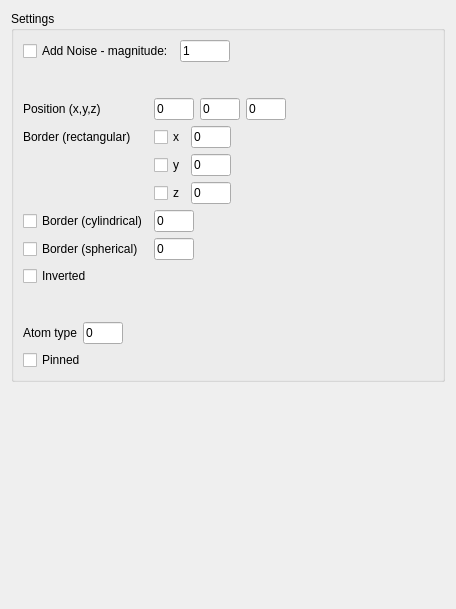
         <widget class="QWidget" name="page_6">
          <property name="geometry">
           <rect>
            <x>0</x>
            <y>0</y>
            <width>456</width>
            <height>609</height>
           </rect>
          </property>
          <property name="minimumSize">
           <size>
            <width>0</width>
            <height>480</height>
           </size>
          </property>
          <attribute name="label">
           <string>Settings</string>
          </attribute>
          <layout class="QGridLayout" name="gridLayout_15">
           <item row="0" column="0">
            <widget class="QGroupBox" name="groupBox_3">
             <property name="title">
              <string>Settings</string>
             </property>
             <layout class="QGridLayout" name="gridLayout_80">
              <item row="1" column="1">
               <spacer name="verticalSpacer_19">
                <property name="orientation">
                 <enum>Qt::Vertical</enum>
                </property>
                <property name="sizeType">
                 <enum>QSizePolicy::Maximum</enum>
                </property>
                <property name="sizeHint" stdset="0">
                 <size>
                  <width>20</width>
                  <height>30</height>
                 </size>
                </property>
               </spacer>
              </item>
              <item row="0" column="1">
               <layout class="QGridLayout" name="gridLayout_41">
                <item row="0" column="0">
                 <widget class="QCheckBox" name="checkBox_Configuration_Noise">
                  <property name="maximumSize">
                   <size>
                    <width>180</width>
                    <height>16777215</height>
                   </size>
                  </property>
                  <property name="text">
                   <string>Add Noise - magnitude:</string>
                  </property>
                 </widget>
                </item>
                <item row="0" column="1">
                 <widget class="QLineEdit" name="lineEdit_Configuration_Noise">
                  <property name="maximumSize">
                   <size>
                    <width>50</width>
                    <height>16777215</height>
                   </size>
                  </property>
                  <property name="text">
                   <string>1</string>
                  </property>
                 </widget>
                </item>
                <item row="0" column="2">
                 <spacer name="horizontalSpacer_56">
                  <property name="orientation">
                   <enum>Qt::Horizontal</enum>
                  </property>
                  <property name="sizeHint" stdset="0">
                   <size>
                    <width>40</width>
                    <height>20</height>
                   </size>
                  </property>
                 </spacer>
                </item>
               </layout>
              </item>
              <item row="5" column="1">
               <layout class="QGridLayout" name="gridLayout_20">
                <item row="0" column="2">
                 <spacer name="horizontalSpacer_9">
                  <property name="orientation">
                   <enum>Qt::Horizontal</enum>
                  </property>
                  <property name="sizeHint" stdset="0">
                   <size>
                    <width>40</width>
                    <height>20</height>
                   </size>
                  </property>
                 </spacer>
                </item>
                <item row="0" column="1">
                 <widget class="QLineEdit" name="lineEdit_atom_type">
                  <property name="maximumSize">
                   <size>
                    <width>40</width>
                    <height>16777215</height>
                   </size>
                  </property>
                  <property name="text">
                   <string>0</string>
                  </property>
                 </widget>
                </item>
                <item row="0" column="0">
                 <widget class="QLabel" name="label_3">
                  <property name="text">
                   <string>Atom type</string>
                  </property>
                 </widget>
                </item>
               </layout>
              </item>
              <item row="2" column="1">
               <layout class="QGridLayout" name="gridLayout_84">
                <item row="4" column="1">
                 <widget class="QLineEdit" name="lineEdit_border_cylindrical">
                  <property name="maximumSize">
                   <size>
                    <width>40</width>
                    <height>16777215</height>
                   </size>
                  </property>
                  <property name="text">
                   <string>0</string>
                  </property>
                 </widget>
                </item>
                <item row="1" column="0">
                 <widget class="QLabel" name="label_12">
                  <property name="text">
                   <string>Border (rectangular)</string>
                  </property>
                 </widget>
                </item>
                <item row="5" column="0">
                 <widget class="QCheckBox" name="checkBox_border_spherical">
                  <property name="text">
                   <string>Border (spherical)</string>
                  </property>
                 </widget>
                </item>
                <item row="0" column="0">
                 <widget class="QLabel" name="label_9">
                  <property name="text">
                   <string>Position (x,y,z)</string>
                  </property>
                 </widget>
                </item>
                <item row="1" column="1">
                 <layout class="QGridLayout" name="gridLayout_8">
                  <property name="sizeConstraint">
                   <enum>QLayout::SetNoConstraint</enum>
                  </property>
                  <property name="verticalSpacing">
                   <number>0</number>
                  </property>
                  <item row="0" column="2">
                   <spacer name="horizontalSpacer_54">
                    <property name="orientation">
                     <enum>Qt::Horizontal</enum>
                    </property>
                    <property name="sizeHint" stdset="0">
                     <size>
                      <width>40</width>
                      <height>20</height>
                     </size>
                    </property>
                   </spacer>
                  </item>
                  <item row="0" column="0">
                   <widget class="QCheckBox" name="checkBox_border_rectangular_x">
                    <property name="text">
                     <string>x</string>
                    </property>
                   </widget>
                  </item>
                  <item row="0" column="1">
                   <widget class="QLineEdit" name="lineEdit_border_x">
                    <property name="minimumSize">
                     <size>
                      <width>0</width>
                      <height>22</height>
                     </size>
                    </property>
                    <property name="maximumSize">
                     <size>
                      <width>40</width>
                      <height>16777215</height>
                     </size>
                    </property>
                    <property name="toolTip">
                     <string>&lt;html&gt;&lt;head/&gt;&lt;body&gt;&lt;p&gt;pos_x&lt;/p&gt;&lt;/body&gt;&lt;/html&gt;</string>
                    </property>
                    <property name="text">
                     <string>0</string>
                    </property>
                   </widget>
                  </item>
                 </layout>
                </item>
                <item row="5" column="1">
                 <widget class="QLineEdit" name="lineEdit_border_spherical">
                  <property name="maximumSize">
                   <size>
                    <width>40</width>
                    <height>16777215</height>
                   </size>
                  </property>
                  <property name="text">
                   <string>0</string>
                  </property>
                 </widget>
                </item>
                <item row="4" column="0">
                 <widget class="QCheckBox" name="checkBox_border_cylindrical">
                  <property name="text">
                   <string>Border (cylindrical)</string>
                  </property>
                 </widget>
                </item>
                <item row="0" column="1">
                 <layout class="QGridLayout" name="gridLayout_79">
                  <item row="0" column="2">
                   <widget class="QLineEdit" name="lineEdit_pos_y">
                    <property name="maximumSize">
                     <size>
                      <width>40</width>
                      <height>16777215</height>
                     </size>
                    </property>
                    <property name="text">
                     <string>0</string>
                    </property>
                   </widget>
                  </item>
                  <item row="0" column="3">
                   <widget class="QLineEdit" name="lineEdit_pos_z">
                    <property name="maximumSize">
                     <size>
                      <width>40</width>
                      <height>16777215</height>
                     </size>
                    </property>
                    <property name="text">
                     <string>0</string>
                    </property>
                   </widget>
                  </item>
                  <item row="0" column="1">
                   <widget class="QLineEdit" name="lineEdit_pos_x">
                    <property name="maximumSize">
                     <size>
                      <width>40</width>
                      <height>16777215</height>
                     </size>
                    </property>
                    <property name="text">
                     <string>0</string>
                    </property>
                   </widget>
                  </item>
                  <item row="0" column="4">
                   <spacer name="horizontalSpacer_53">
                    <property name="orientation">
                     <enum>Qt::Horizontal</enum>
                    </property>
                    <property name="sizeHint" stdset="0">
                     <size>
                      <width>40</width>
                      <height>20</height>
                     </size>
                    </property>
                   </spacer>
                  </item>
                 </layout>
                </item>
                <item row="2" column="1">
                 <layout class="QGridLayout" name="gridLayout_97">
                  <property name="sizeConstraint">
                   <enum>QLayout::SetNoConstraint</enum>
                  </property>
                  <property name="verticalSpacing">
                   <number>0</number>
                  </property>
                  <item row="0" column="1">
                   <widget class="QLineEdit" name="lineEdit_border_y">
                    <property name="minimumSize">
                     <size>
                      <width>0</width>
                      <height>22</height>
                     </size>
                    </property>
                    <property name="maximumSize">
                     <size>
                      <width>40</width>
                      <height>16777215</height>
                     </size>
                    </property>
                    <property name="toolTip">
                     <string>&lt;html&gt;&lt;head/&gt;&lt;body&gt;&lt;p&gt;pos_y&lt;/p&gt;&lt;/body&gt;&lt;/html&gt;</string>
                    </property>
                    <property name="text">
                     <string>0</string>
                    </property>
                   </widget>
                  </item>
                  <item row="0" column="0">
                   <widget class="QCheckBox" name="checkBox_border_rectangular_y">
                    <property name="text">
                     <string>y</string>
                    </property>
                   </widget>
                  </item>
                  <item row="0" column="2">
                   <spacer name="horizontalSpacer_55">
                    <property name="orientation">
                     <enum>Qt::Horizontal</enum>
                    </property>
                    <property name="sizeHint" stdset="0">
                     <size>
                      <width>40</width>
                      <height>20</height>
                     </size>
                    </property>
                   </spacer>
                  </item>
                 </layout>
                </item>
                <item row="3" column="1">
                 <layout class="QGridLayout" name="gridLayout_22">
                  <property name="sizeConstraint">
                   <enum>QLayout::SetNoConstraint</enum>
                  </property>
                  <property name="horizontalSpacing">
                   <number>-1</number>
                  </property>
                  <property name="verticalSpacing">
                   <number>0</number>
                  </property>
                  <item row="0" column="0">
                   <widget class="QCheckBox" name="checkBox_border_rectangular_z">
                    <property name="text">
                     <string>z</string>
                    </property>
                   </widget>
                  </item>
                  <item row="0" column="1">
                   <widget class="QLineEdit" name="lineEdit_border_z">
                    <property name="minimumSize">
                     <size>
                      <width>0</width>
                      <height>22</height>
                     </size>
                    </property>
                    <property name="maximumSize">
                     <size>
                      <width>40</width>
                      <height>16777215</height>
                     </size>
                    </property>
                    <property name="toolTip">
                     <string>&lt;html&gt;&lt;head/&gt;&lt;body&gt;&lt;p&gt;pos_z&lt;/p&gt;&lt;/body&gt;&lt;/html&gt;</string>
                    </property>
                    <property name="text">
                     <string>0</string>
                    </property>
                   </widget>
                  </item>
                  <item row="0" column="2">
                   <spacer name="horizontalSpacer_10">
                    <property name="orientation">
                     <enum>Qt::Horizontal</enum>
                    </property>
                    <property name="sizeHint" stdset="0">
                     <size>
                      <width>40</width>
                      <height>20</height>
                     </size>
                    </property>
                   </spacer>
                  </item>
                 </layout>
                </item>
               </layout>
              </item>
              <item row="3" column="1">
               <layout class="QGridLayout" name="gridLayout_44">
                <item row="0" column="1">
                 <spacer name="horizontalSpacer_2">
                  <property name="orientation">
                   <enum>Qt::Horizontal</enum>
                  </property>
                  <property name="sizeHint" stdset="0">
                   <size>
                    <width>40</width>
                    <height>20</height>
                   </size>
                  </property>
                 </spacer>
                </item>
                <item row="0" column="0">
                 <widget class="QCheckBox" name="checkBox_inverted">
                  <property name="text">
                   <string>Inverted</string>
                  </property>
                 </widget>
                </item>
               </layout>
              </item>
              <item row="4" column="1">
               <spacer name="verticalSpacer_7">
                <property name="orientation">
                 <enum>Qt::Vertical</enum>
                </property>
                <property name="sizeHint" stdset="0">
                 <size>
                  <width>20</width>
                  <height>30</height>
                 </size>
                </property>
               </spacer>
              </item>
              <item row="6" column="1">
               <widget class="QCheckBox" name="checkBox_pinned">
                <property name="text">
                 <string>Pinned</string>
                </property>
               </widget>
              </item>
             </layout>
            </widget>
           </item>
           <item row="1" column="0">
            <spacer name="verticalSpacer_3">
             <property name="orientation">
              <enum>Qt::Vertical</enum>
             </property>
             <property name="sizeHint" stdset="0">
              <size>
               <width>20</width>
               <height>40</height>
              </size>
             </property>
            </spacer>
           </item>
          </layout>
         </widget>
